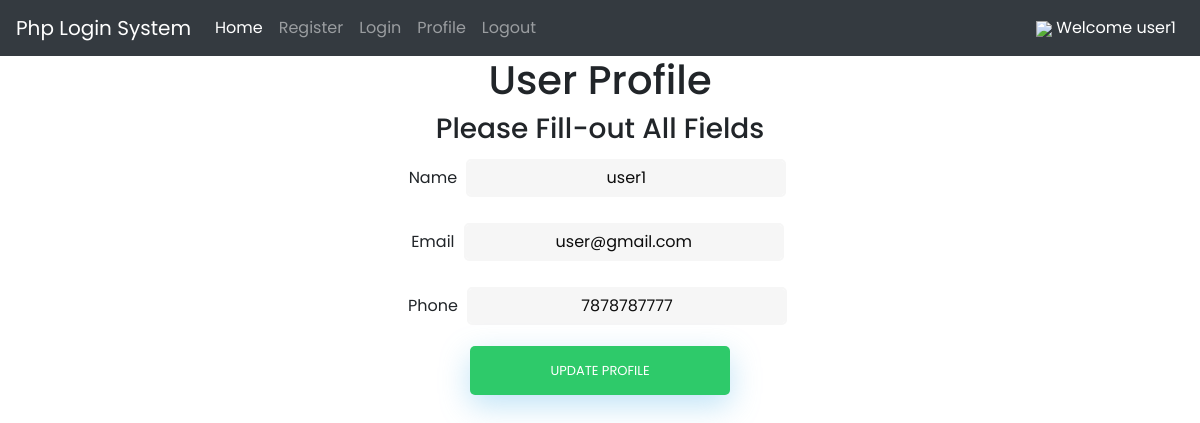
The app's page /profile2.php (signed in) with its own data.
### tables this page shows
CREATE TABLE `users` (
  `id` int(11) NOT NULL,
  `username` varchar(50) NOT NULL,
  `password` varchar(255) NOT NULL,
  `name` varchar(50) NOT NULL,
  `phone` varchar(50) NOT NULL
);

### profile2.php (the view, shortened to what this page needs)
<!DOCTYPE html>
<html lang="en-US">
  <head>
  <link rel="stylesheet" href="https://stackpath.bootstrapcdn.com/bootstrap/4.3.1/css/bootstrap.min.css">
  <link  href="s1.css" rel="stylesheet">
  </head>
  <?php
  include 'config.php';
	$id=$_SESSION['id'];
	$query=mysqli_query($conn,"SELECT * FROM users where id='$id'")or die(mysqli_error());
	$row= mysqli_fetch_array($query);
  ?>
  <nav class="navbar navbar-expand-lg navbar-dark bg-dark">
  <a class="navbar-brand" href="#">Php Login System</a>
  <div class="collapse navbar-collapse" id="navbarNavDropdown">
    <ul class="navbar-nav">
      <li class="nav-item active">
        <a class="nav-link" href="#">Home <span class="sr-only">(current)</span></a>
      </li>
      <li class="nav-item">
        <a class="nav-link" href="register.php">Register</a>
      </li>
      <li class="nav-item">
        <a class="nav-link" href="login.php">Login</a>
      </li>
	  <li class="nav-item">
        <a class="nav-link" href="profile.php">Profile</a>
      </li>
      <li class="nav-item">
        <a class="nav-link" href="logout.php">Logout</a>
      </li>
    </ul>
  <div class="navbar-collapse collapse">
  <ul class="navbar-nav ml-auto">
  <li class="nav-item active">
        <a class="nav-link" href="#"> <img src="https://img.icons8.com/metro/26/000000/guest-male.png"> <?php echo "Welcome ". $row['name']; ?></a>
      </li>
  </ul>
  </div>
  </div>
</nav>
<center>
  <h1>User Profile</h1>
<div class="profile-input-field">
        <h3>Please Fill-out All Fields</h3>
        <form method="post" action="#" >
          <div class="form-group">
            <label>Name</label>
            <input type="text" class="form-control" name="name" style="width:20em;" placeholder="Enter your Name" value="<?php echo $row['name']; ?>" required />
          </div>
          <div class="form-group">
            <label>Email</label>
            <input type="email" class="form-control" name="username" style="width:20em;" placeholder="Enter your Email" required value="<?php echo $row['username']; ?>" />
          </div>
          <div class="form-group">
            <label>Phone</label>
            <input type="text" class="form-control" name="phone" style="width:20em;" required placeholder="Enter your Phone number" value="<?php echo $row['phone']; ?>"></textarea>
          </div>
          <div class="form-group">
            <input type="submit" name="submit" class="btn btn-primary" value='Update Profile' style="width:20em; margin:0; "><br><br>
           </center>
</html>

### s1.css (style rules this page uses)
html { background-color: #2eca6a; }
a { color: #92badd; display:inline-block; text-decoration: none; font-weight: 400; }
input[type=button], input[type=submit],button[type=submit], input[type=reset] { background-color: #2eca6a; border: none; color: white; padding: 15px 80px; text-align: center; text-decoration: none; display: inline-block; text-transform: uppercase; font-size: 13px; -webkit-box-shadow: 0 10px 30px 0 rgba(95,186,233,0.4); box-shadow: 0 10px 30px 0 rgba(95,186,233,0.4); -webkit-border-radius: 5px 5px 5px 5px; border-radius: 5px 5px 5px 5px; margin: 5px 20px 40px 20px; -webkit-transition: all 0.3s ease-in-out; -moz-transition: all 0.3s ease-in-out; -ms-transition: all 0.3s ease-in-out; -o-transition: all 0.3s ease-in-out; transition: all 0.3s ease-in-out; }
input[type=text] { background-color: #f6f6f6; border: none; color: #0d0d0d; padding: 15px 32px; text-align: center; text-decoration: none; display: inline-block; font-size: 16px; margin: 5px; width: 85%; border: 2px solid #f6f6f6; -webkit-transition: all 0.5s ease-in-out; -moz-transition: all 0.5s ease-in-out; -ms-transition: all 0.5s ease-in-out; -o-transition: all 0.5s ease-in-out; transition: all 0.5s ease-in-out; -webkit-border-radius: 5px 5px 5px 5px; border-radius: 5px 5px 5px 5px; }
input[type=text]:placeholder { color: #cccccc; }
input[type=email] { background-color: #f6f6f6; border: none; color: #0d0d0d; padding: 15px 32px; text-align: center; text-decoration: none; display: inline-block; font-size: 16px; margin: 5px; width: 85%; border: 2px solid #f6f6f6; -webkit-transition: all 0.5s ease-in-out; -moz-transition: all 0.5s ease-in-out; -ms-transition: all 0.5s ease-in-out; -o-transition: all 0.5s ease-in-out; transition: all 0.5s ease-in-out; -webkit-border-radius: 5px 5px 5px 5px; border-radius: 5px 5px 5px 5px; }
input[type=email]:placeholder { color: #cccccc; }
* { box-sizing: border-box; }

### records on screen
users: name "user1", username "user@gmail.com", phone "7878787777"
